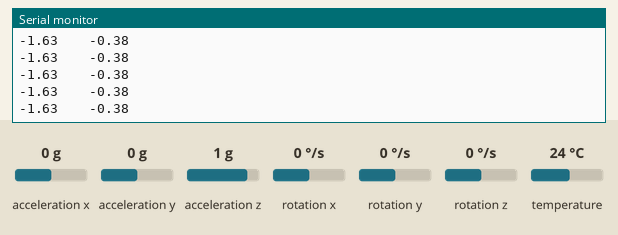
The sketch below on a simulated Arduino Leonardo, built with avr-gcc and run on an emulated ATmega32U4. Parts: the last lines printed to the serial monitor. The test bench sets the inputs (shaded band); at power-on: acceleration x 0 g, acceleration y 0 g, acceleration z 1 g, rotation x 0 °/s, rotation y 0 °/s, rotation z 0 °/s, temperature 24 °C.

Above: at 1.4 s.
1.5 s: acceleration x set to -1.4 g
At 2.6 s:
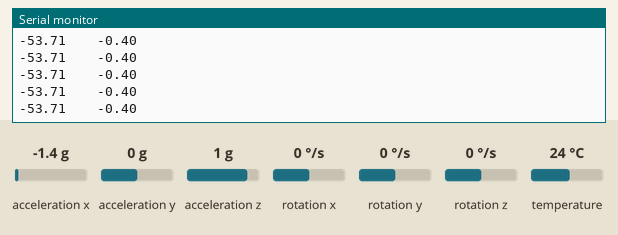
3.0 s: acceleration y set to -1.4 g
At 4.1 s:
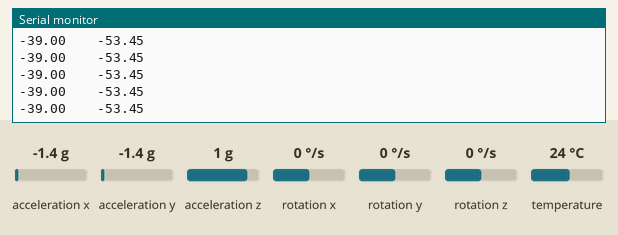
4.5 s: acceleration z set to -1.4 g
At 5.2 s:
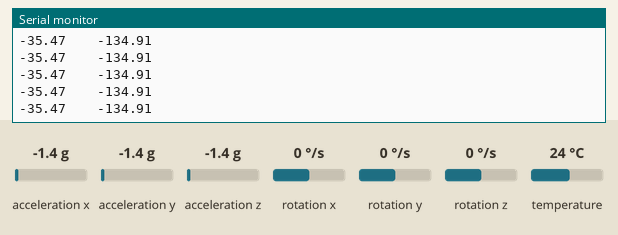
6.0 s: rotation x set to -192 °/s
At 7.1 s:
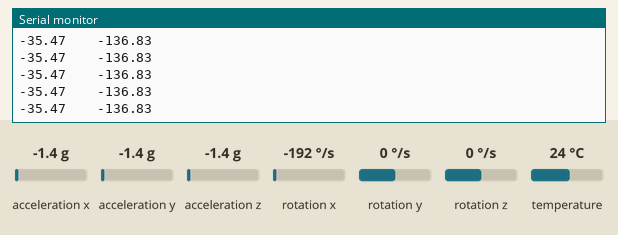
7.5 s: rotation y set to -192 °/s
At 8.4 s:
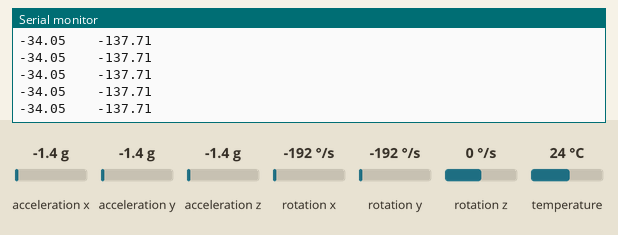
Timing chart, 0 to 10.0 s (numbered marks = the images above; inputs shaded):
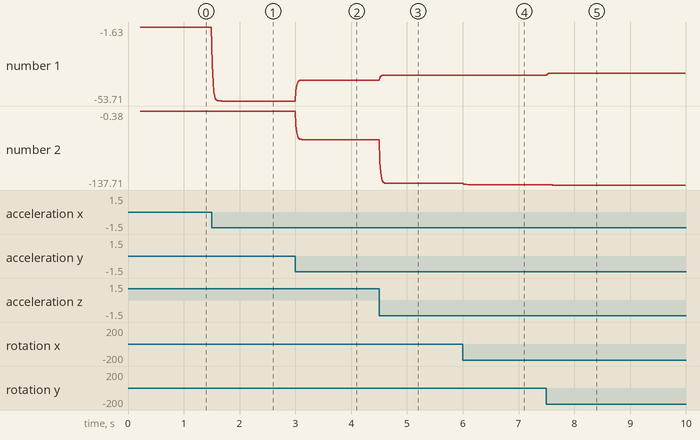

Measured:
- after the input at 1.5 s, the serial monitor: prints a new line at once (image 1)
- after the input at 3.0 s, the serial monitor: prints a new line at once (image 2)
- after the input at 4.5 s, the serial monitor: prints a new line at once (image 3)
- after the input at 6.0 s, the serial monitor: prints a new line at once (image 4)
- after the input at 7.5 s, the serial monitor: prints a new line at once (image 5)
- plotted number 1: -1.63 → -53.71 after the input at 1.5 s, -53.71 → -39 after the input at 3.0 s, -39 → -35.47 after the input at 4.5 s, -35.47 → -34.05 after the input at 7.5 s
- plotted number 2: -0.4 → -53.45 after the input at 3.0 s, -53.45 → -134.91 after the input at 4.5 s, -134.91 → -136.83 after the input at 6.0 s, -136.83 → -137.71 after the input at 7.5 s

The sketch:

basic_readings_fusion_v2.ino
```cpp
// Basic demo for accelerometer readings from Adafruit MPU6050
// this works for x = North, y = EAST, z = DOWN
// thia would be as if the chip were stuck onto the bottom of
//the shoe with x pointing forward

// to stick on top of shoe, with x forward, one option would be to solder
//pins coming out from board on other side, also leaving a flatter attachment
//surface

// NOTE: This was changed on April 25, 2023 from accel_roll =   atan2(accely,accelz); to accel_roll =   atan2(-accely,-accelz); because it was upside down.

#include <Adafruit_MPU6050.h>
#include <Adafruit_Sensor.h>
#include <Wire.h>

Adafruit_MPU6050 mpu;

float accelx,accely,accelz,gyrox,gyroy,gyroz = 0;
float accelx_off = 0.295;
float accely_off = 0.08;
float accelz_off = -0.2;

float gyrox_off = -0.1197;
float gyroy_off = -0.0157;
float gyroz_off = -0.0190;

float accelx_scale = 1.008;
float accely_scale = 1.00;
float accelz_scale = 0.98;


float gyrox_scale = 1;
float gyroy_scale = 1;
float gyroz_scale = 1;

float accel_pitch; // about y
float accel_roll; // about x

float gyro_pitch = 0; // about y
float gyro_roll = 0; // about x
float gyro_yaw = 0; // about z

float pitch_dot = 0;
float roll_dot = 0;
float yaw_dot = 0;

float pitch = 0;
float roll = 0;
float yaw = 0;

float alpha = 0.5;

long int timer = 0;

void setup(void) {
  Serial.begin(115200);
  while (!Serial)
    delay(10); // will pause Zero, Leonardo, etc until serial console opens

  Serial.println("Adafruit MPU6050 test!");

  // Try to initialize!
  if (!mpu.begin()) {
    Serial.println("Failed to find MPU6050 chip");
    while (1) {
      delay(10);
    }
  }
  Serial.println("MPU6050 Found!");

  mpu.setAccelerometerRange(MPU6050_RANGE_2_G);
  mpu.setGyroRange(MPU6050_RANGE_500_DEG);
  mpu.setFilterBandwidth(MPU6050_BAND_184_HZ);
delay(100);
sensors_event_t a, g, temp;
mpu.getEvent(&a, &g, &temp);

accelx =  -(a.acceleration.x - accelx_off)/accelx_scale;
accely =  -(a.acceleration.y - accely_off)/accely_scale;
accelz =  -(a.acceleration.z - accelz_off)/accelz_scale;

gyrox =  (g.gyro.x - gyrox_off);
gyroy =  (g.gyro.y - gyroy_off);
gyroz =  (g.gyro.z - gyroz_off);

accel_pitch = atan2(-accelx,sqrt(accely*accely + accelz*accelz));
accel_roll =   atan2(-accely,-accelz);

pitch = accel_pitch;
roll = accel_roll;

  delay(100);
}

void loop() {
timer = micros();
  /* Get new sensor events with the readings */
sensors_event_t a, g, temp;
mpu.getEvent(&a, &g, &temp);

accelx =  -(a.acceleration.x - accelx_off)/accelx_scale;
accely =  -(a.acceleration.y - accely_off)/accely_scale;
accelz =  -(a.acceleration.z - accelz_off)/accelz_scale;

gyrox =  (g.gyro.x - gyrox_off);
gyroy =  (g.gyro.y - gyroy_off);
gyroz =  (g.gyro.z - gyroz_off);

pitch_dot = gyroy * cos(roll) - gyroz * sin(roll);
yaw_dot = (  gyroy * sin(roll) + gyroz * cos(roll)  )/cos(pitch);
roll_dot = gyrox + sin(pitch) * yaw_dot;

//gyro_pitch = gyro_pitch + gyroy * 0.01;
//gyro_roll =  gyro_roll + gyrox * 0.01;
//gyro_yaw =  gyro_yaw + gyroz * 0.01;

accel_pitch = atan2(-accelx,sqrt(accely*accely + accelz*accelz));
accel_roll =   atan2(-accely,-accelz);

pitch = alpha * (pitch + pitch_dot * 0.01) + (1-alpha) * accel_pitch;
roll = alpha * (roll + roll_dot * 0.01) + (1-alpha) * accel_roll;

  /* Print out the values */
//  Serial.print("Acceleration X: ");
//  Serial.print(accelx);
//  Serial.print(", Y: ");
//  Serial.print(accely);
//  Serial.print(", Z: ");
//  Serial.print(accelz);
//  Serial.println(" m/s^2");
//
//  Serial.print("Rotation X: ");
//  Serial.print(gyrox);
//  Serial.print(", Y: ");
//  Serial.print(gyroy);
//  Serial.print(", Z: ");
//  Serial.print(gyroz);
//  Serial.println(" rad/s");

// Serial.print(degrees(accel_pitch));
// Serial.print("    ");
//Serial.print("  roll  ");
// Serial.print( degrees(accel_roll));
// Serial.print("    ");
//Serial.print(degrees(gyro_pitch));
//Serial.print("    ");
////Serial.print("  roll  ");
//Serial.print( degrees(gyro_roll));
//Serial.print("    ");
//Serial.print( degrees(gyro_yaw));
//Serial.print("    ");
////Serial.print("pitch  ");
Serial.print(degrees(pitch));
Serial.print("    ");
////Serial.print("  roll  ");
Serial.print( degrees(roll));

Serial.println();
//  Serial.println(millis());
// while((micros()-timer)<10000){ // this delays for the remainder of the time up to 10ms
//   }
delay(10);
}
```
